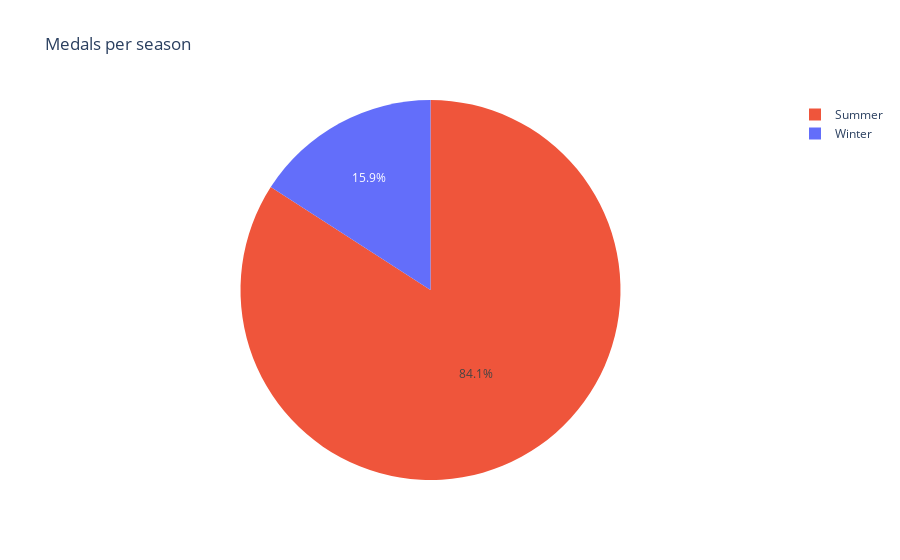

Write notebook code for a chart like this one.
### Code cell
px.pie(ita_szn, "Season", "Medal", color="Season", labels="Medal", title="Medals per season")

### Figure 1 — Plotly figure (JSON) as saved in the notebook; plotly's stock layout.template omitted (floating-point values rounded to 4 significant figures)
{"data": [{"customdata": [["Winter"], ["Summer"]], "domain": {"x": [0, 1], "y": [0, 1]}, "hovertemplate": "Season=%{customdata[0]}<br>Medal=%{value}<extra></extra>", "labels": ["Winter", "Summer"], "legendgroup": "", "marker": {"colors": ["#636efa", "#EF553B"]}, "name": "", "showlegend": true, "type": "pie", "values": [113, 598]}], "layout": {"legend": {"tracegroupgap": 0}, "title": {"text": "Medals per season"}}}
